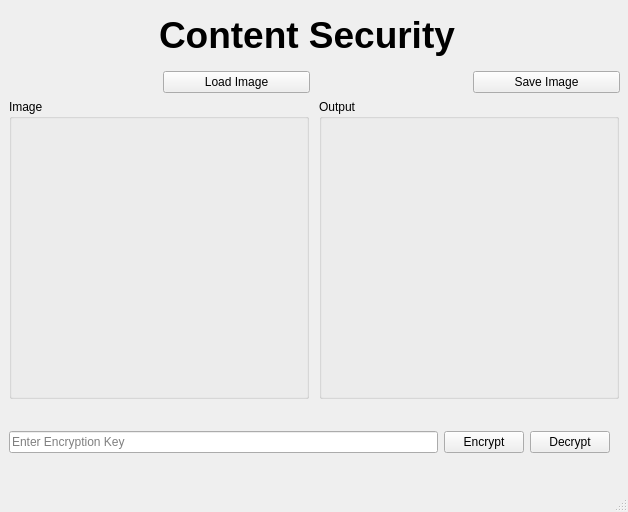
<?xml version="1.0" encoding="UTF-8"?>
<ui version="4.0">
 <class>MainWindow</class>
 <widget class="QMainWindow" name="MainWindow">
  <property name="geometry">
   <rect>
    <x>0</x>
    <y>0</y>
    <width>628</width>
    <height>512</height>
   </rect>
  </property>
  <property name="windowTitle">
   <string>Image Encrypter</string>
  </property>
  <property name="styleSheet">
   <string notr="true"/>
  </property>
  <property name="unifiedTitleAndToolBarOnMac">
   <bool>false</bool>
  </property>
  <widget class="QWidget" name="centralwidget">
   <widget class="QFrame" name="frame">
    <property name="geometry">
     <rect>
      <x>-1</x>
      <y>-1</y>
      <width>631</width>
      <height>511</height>
     </rect>
    </property>
    <property name="styleSheet">
     <string/>
    </property>
    <property name="frameShape">
     <enum>QFrame::StyledPanel</enum>
    </property>
    <property name="frameShadow">
     <enum>QFrame::Raised</enum>
    </property>
    <widget class="QGroupBox" name="groupBox">
     <property name="geometry">
      <rect>
       <x>10</x>
       <y>100</y>
       <width>300</width>
       <height>300</height>
      </rect>
     </property>
     <property name="title">
      <string>Image</string>
     </property>
     <layout class="QGridLayout" name="gridLayout">
      <item row="0" column="0">
       <widget class="QLabel" name="loadImageLabel">
        <property name="text">
         <string/>
        </property>
       </widget>
      </item>
     </layout>
    </widget>
    <widget class="QGroupBox" name="groupBox_2">
     <property name="geometry">
      <rect>
       <x>320</x>
       <y>100</y>
       <width>300</width>
       <height>300</height>
      </rect>
     </property>
     <property name="title">
      <string>Output</string>
     </property>
     <layout class="QGridLayout" name="gridLayout_2">
      <item row="0" column="0">
       <widget class="QLabel" name="outputImageLabel">
        <property name="text">
         <string/>
        </property>
       </widget>
      </item>
     </layout>
    </widget>
    <widget class="QWidget" name="layoutWidget">
     <property name="geometry">
      <rect>
       <x>10</x>
       <y>70</y>
       <width>301</width>
       <height>27</height>
      </rect>
     </property>
     <layout class="QHBoxLayout" name="horizontalLayout">
      <item>
       <widget class="QLabel" name="loadedImageNameLabel">
        <property name="styleSheet">
         <string notr="true"/>
        </property>
        <property name="text">
         <string/>
        </property>
       </widget>
      </item>
      <item>
       <widget class="QPushButton" name="loadImageButton">
        <property name="styleSheet">
         <string notr="true"/>
        </property>
        <property name="text">
         <string>Load Image</string>
        </property>
       </widget>
      </item>
     </layout>
    </widget>
    <widget class="QWidget" name="layoutWidget">
     <property name="geometry">
      <rect>
       <x>320</x>
       <y>70</y>
       <width>301</width>
       <height>27</height>
      </rect>
     </property>
     <layout class="QHBoxLayout" name="horizontalLayout_2">
      <item>
       <widget class="QLabel" name="outputImageNameLabel">
        <property name="styleSheet">
         <string notr="true"/>
        </property>
        <property name="text">
         <string/>
        </property>
       </widget>
      </item>
      <item>
       <widget class="QPushButton" name="saveImageButton">
        <property name="styleSheet">
         <string notr="true"/>
        </property>
        <property name="text">
         <string>Save Image</string>
        </property>
       </widget>
      </item>
     </layout>
    </widget>
    <widget class="QWidget" name="layoutWidget">
     <property name="geometry">
      <rect>
       <x>10</x>
       <y>430</y>
       <width>601</width>
       <height>27</height>
      </rect>
     </property>
     <layout class="QHBoxLayout" name="horizontalLayout_3">
      <item>
       <widget class="QLineEdit" name="keyLineEdit">
        <property name="placeholderText">
         <string>Enter Encryption Key</string>
        </property>
       </widget>
      </item>
      <item>
       <widget class="QPushButton" name="encryptButton">
        <property name="styleSheet">
         <string notr="true"/>
        </property>
        <property name="text">
         <string>Encrypt</string>
        </property>
       </widget>
      </item>
      <item>
       <widget class="QPushButton" name="decryptButton">
        <property name="styleSheet">
         <string notr="true"/>
        </property>
        <property name="text">
         <string>Decrypt</string>
        </property>
       </widget>
      </item>
     </layout>
    </widget>
    <widget class="QLabel" name="label">
     <property name="geometry">
      <rect>
       <x>160</x>
       <y>10</y>
       <width>311</width>
       <height>51</height>
      </rect>
     </property>
     <property name="font">
      <font>
       <pointsize>28</pointsize>
       <bold>true</bold>
      </font>
     </property>
     <property name="text">
      <string>Content Security</string>
     </property>
    </widget>
   </widget>
  </widget>
  <widget class="QStatusBar" name="statusbar"/>
 </widget>
 <resources/>
 <connections/>
</ui>
